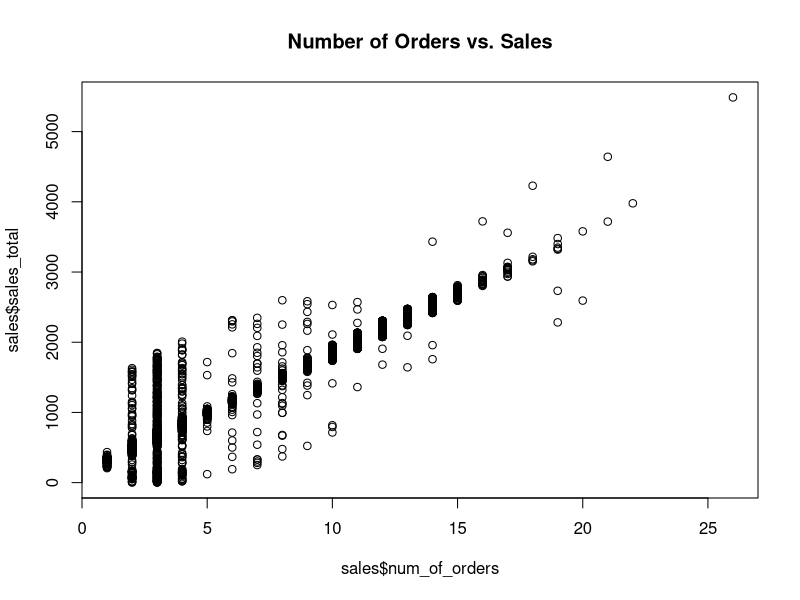
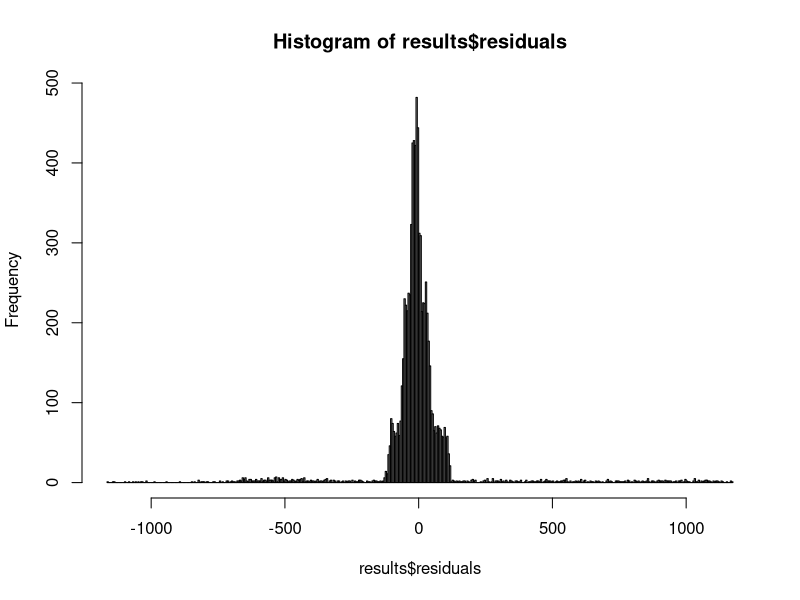

Source code (R) for these figures, in order:
# show the current working directory
getwd()

# change the following line for your setup
setwd("Identities/takiszourntos/teaching/lambton/2021/winter/cbd2204_3/week_2/workspace/")

# import a CSV file of the total annual sales for each customer
#sales <- read.csv("Identities/takiszourntos/teaching/lambton/2021/winter/cbd2204_3/week_2/workspace/yearly_sales.csv", sep="");
sales <- read.csv("yearly_sales.csv", sep="");


# examine the imported dataset
head(sales)
summary(sales)

# plot num_of_orders vs. sales
plot(sales$num_of_orders, sales$sales_total, main="Number of Orders vs. Sales")

# perform a statistical analysis (fit a linear regression model)
results <- lm(sales$sales_total ~ sales$num_of_orders)
summary(results)

# perform some diagnostics on the fitted model
# plot histogram of the residuals
hist(results$residuals, breaks = 800)
